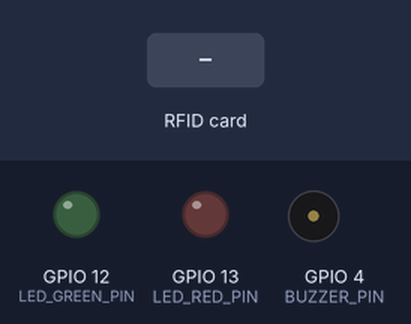
A sketch run on a simulated ESP32. Shown: output pins drawn as LEDs (lit = HIGH), buzzer (waves = sounding, pin HIGH). The test bench sets the inputs (shaded band). WiFi joins after 1.5 s; servers stay silent unless stated; uploads are accepted with an empty reply; storage starts empty; what the sketch prints to the serial monitor is not drawn.

Above: at 2.7 s.
2.8 s: RFID card 5E 7A 19 C4 held to the reader
At 3.12 s:
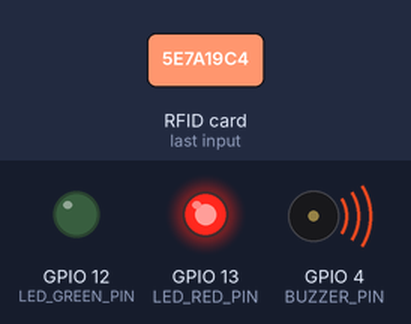
At 4.6 s:
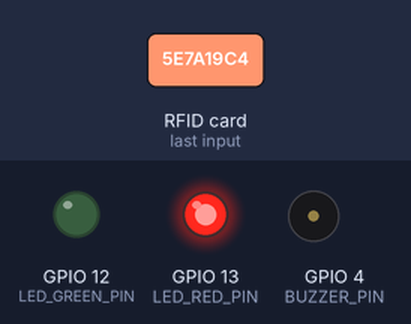
Timing chart, 0 to 7.1 s (numbered marks = the images above; inputs shaded):
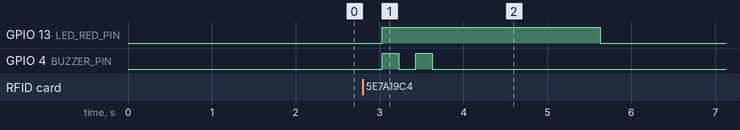

Measured:
- after the input at 2.8 s, GPIO 13 (LED_RED_PIN): LOW → HIGH after 0.23 s, → LOW 2.6 s later; GPIO 4 (BUZZER_PIN): alternates HIGH for 0.20 s and LOW for 0.20 s, 4 changes in all, then stays LOW, starting after 0.23 s

The sketch:

main.ino
```cpp
/**
 * Prototype 1 : Checkpoint RFID - Version Optimisée v2.0
 * Firmware ESP32 pour lecteur RC522
 *
 * Améliorations :
 * - Mise en cache locale des UIDs (SPIFFS)
 * - Gestion du Light Sleep pour économie d'énergie
 * - Watchdog Timer pour robustesse industrielle
 * - Reconnexion Wi-Fi résiliente
 *
 * Bibliothèques requises :
 * - MFRC522v2 by GithubCommunity
 * - HTTPClient (ESP32 Core)
 * - ArduinoJson by Benoit Blanchon
 * - SPIFFS (ESP32 Core)
 */

#include <WiFi.h>
#include <HTTPClient.h>
#include <MFRC522v2.h>
#include <MFRC522DriverSPI.h>
#include <MFRC522DriverPinSimple.h>
#include <ArduinoJson.h>
#include <SPIFFS.h>
#include <esp_task_wdt.h>

// ─────────────────────────────────────────────────────────────
// CONFIGURATION
// ─────────────────────────────────────────────────────────────
const char* WIFI_SSID = "VOTRE_SSID";
const char* WIFI_PASSWORD = "VOTRE_MDP";
const String API_URL = "https://VOTRE-PROJET.supabase.co/functions/v1/check-tool-access";

MFRC522DriverPinSimple ss_pin(5);
MFRC522DriverSPI driver{ss_pin};
MFRC522 mfrc522{driver};

const int BUZZER_PIN = 4;
const int LED_GREEN_PIN = 12;
const int LED_RED_PIN = 13;

// Paramètres de robustesse
const unsigned long WDT_TIMEOUT = 10; // 10 secondes
unsigned long lastReadTime = 0;
const unsigned long READ_COOLDOWN = 1000;

// ─────────────────────────────────────────────────────────────
// GESTION DU CACHE LOCAL (SPIFFS)
// ─────────────────────────────────────────────────────────────
void saveAuthorizedUID(String uid) {
  File file = SPIFFS.open("/whitelist.txt", FILE_APPEND);
  if (file) {
    file.println(uid);
    file.close();
  }
}

bool isUIDInLocalCache(String uid) {
  if (!SPIFFS.exists("/whitelist.txt")) return false;
  File file = SPIFFS.open("/whitelist.txt", FILE_READ);
  while (file.available()) {
    String line = file.readStringUntil('\\n');
    line.trim();
    if (line == uid) {
      file.close();
      return true;
    }
  }
  file.close();
  return false;
}

// ─────────────────────────────────────────────────────────────
// INITIALISATION
// ─────────────────────────────────────────────────────────────
void setup() {
  Serial.begin(115200);

  // Watchdog Setup
  esp_task_wdt_init(WDT_TIMEOUT, true);
  esp_task_wdt_add(NULL);

  pinMode(BUZZER_PIN, OUTPUT);
  pinMode(LED_GREEN_PIN, OUTPUT);
  pinMode(LED_RED_PIN, OUTPUT);

  if (!SPIFFS.begin(true)) {
    Serial.println("❌ Erreur montage SPIFFS");
  }

  mfrc522.PCD_Init();
  if (!mfrc522.PCD_PerformSelfTest()) {
    blinkLED(LED_RED_PIN, 5, 100);
    while (true) { esp_task_wdt_reset(); delay(1000); }
  }

  connectWiFi();
  Serial.println("\n🔒 CHECKPOINT RFID v2.0 PRÊT");
}

void loop() {
  esp_task_wdt_reset(); // Feed the dog

  if (!mfrc522.PICC_IsNewCardPresent() || !mfrc522.PICC_ReadCardSerial()) {
    // Mode économie d'énergie si rien n'est détecté
    delay(100);
    return;
  }

  if (millis() - lastReadTime < READ_COOLDOWN) return;
  lastReadTime = millis();

  String uid = getUIDString(mfrc522);
  Serial.println("\n📡 Tag détecté: " + uid);

  // 1. Vérification Cache Local (Réponse instantanée)
  bool authorized = isUIDInLocalCache(uid);

  // 2. Vérification API (Mise à jour du cache et état réel)
  if (!authorized) {
    authorized = checkToolAccess(uid);
    if (authorized) saveAuthorizedUID(uid);
  }

  setIndicators(authorized);
  logToSerial(uid, authorized);

  mfrc522.PICC_HaltA();
  mfrc522.PCD_StopCrypto1();

  delay(2000);
  resetIndicators();
}

void connectWiFi() {
  WiFi.mode(WIFI_STA);
  WiFi.begin(WIFI_SSID, WIFI_PASSWORD);

  unsigned long startAttempt = millis();
  while (WiFi.status() != WL_CONNECTED && millis() - startAttempt < 10000) {
    delay(500);
    Serial.print(".");
  }

  if (WiFi.status() != WL_CONNECTED) {
    Serial.println("\n❌ Wi-Fi Offline - Passage en mode Cache Local");
  } else {
    Serial.println("\n✅ Wi-Fi connecté");
  }
}

String getUIDString(MFRC522& mfrc) {
  String uid = "";
  for (byte i = 0; i < mfrc.uid.size; i++) {
    if (mfrc.uid.uidByte[i] < 0x10) uid += "0";
    uid += String(mfrc.uid.uidByte[i], HEX);
  }
  uid.toUpperCase();
  return uid;
}

bool checkToolAccess(String uid) {
  if (WiFi.status() != WL_CONNECTED) return false;

  HTTPClient http;
  http.begin(API_URL);
  http.addHeader("Content-Type", "application/json");

  StaticJsonDocument<200> doc;
  doc["tool_uid"] = uid;
  doc["checkpoint_id"] = "CHECKPOINT_01";

  String jsonPayload;
  serializeJson(doc, jsonPayload);

  int httpCode = http.POST(jsonPayload);
  bool result = false;

  if (httpCode == 200) {
    String response = http.getString();
    StaticJsonDocument<200> responseDoc;
    deserializeJson(responseDoc, response);
    result = responseDoc["authorized"].as<bool>();
  }
  http.end();
  return result;
}

void setIndicators(bool authorized) {
  if (authorized) {
    digitalWrite(LED_GREEN_PIN, HIGH);
    digitalWrite(LED_RED_PIN, LOW);
    digitalWrite(BUZZER_PIN, LOW);
  } else {
    digitalWrite(LED_GREEN_PIN, LOW);
    digitalWrite(LED_RED_PIN, HIGH);
    digitalWrite(BUZZER_PIN, HIGH);
    delay(200); digitalWrite(BUZZER_PIN, LOW);
    delay(200); digitalWrite(BUZZER_PIN, HIGH);
    delay(200); digitalWrite(BUZZER_PIN, LOW);
  }
}

void resetIndicators() {
  digitalWrite(LED_GREEN_PIN, LOW);
  digitalWrite(LED_RED_PIN, LOW);
  digitalWrite(BUZZER_PIN, LOW);
}

void blinkLED(int pin, int count, int duration) {
  for (int i = 0; i < count; i++) {
    digitalWrite(pin, HIGH); delay(duration);
    digitalWrite(pin, LOW); delay(duration);
  }
}

void logToSerial(String uid, bool authorized) {
  Serial.print("📝 LOG | UID: " + uid + " | " + (authorized ? "OK" : "DENIED"));
}
```
